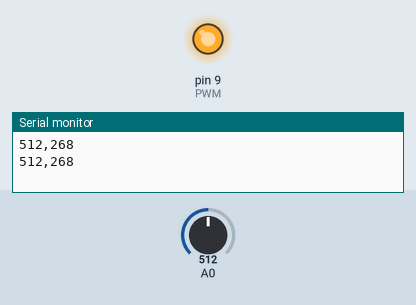
Bench run of a sketch on a simulated Arduino Uno, built with avr-gcc and run on an emulated ATmega328P. On the bench: output pins drawn as LEDs (lit = HIGH), the last lines printed to the serial monitor. The test bench sets the inputs (shaded band); at power-on: A0 = 512.

Above: at 1.8 s.
1.9 s: A0 set to 900
At 2.4 s:
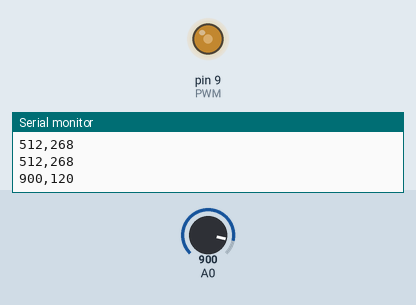
3.5 s: A0 set to 1023
At 5.2 s:
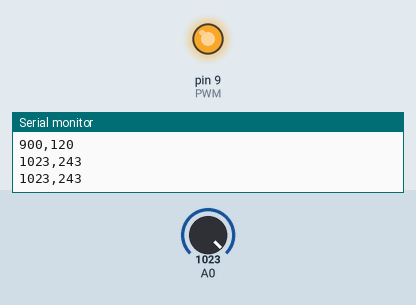
Timing chart, 0 to 6.7 s (numbered marks = the images above; inputs shaded):
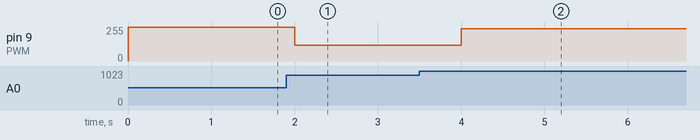

Measured:
- after the input at 1.9 s, pin 9 (PWM): 255/255 → 120/255 after 0.10 s
- after the input at 3.5 s, pin 9 (PWM): 120/255 → 243/255 after 0.50 s

The sketch:

fotocelda.ino
```cpp
void setup()
{
Serial.begin(9600);
pinMode(9,OUTPUT); //PWM
}
void loop()
{
// fotocelda
int foto = analogRead(A0);
//Verifica el valor máximo y realizar una conversión
int conversion = 780 - foto;
if ( conversion < 0)
conversion = conversion * -1;
Serial.print(foto);
Serial.print(",");
Serial.println(conversion);
analogWrite(9, conversion);
delay(1000);
}
```
